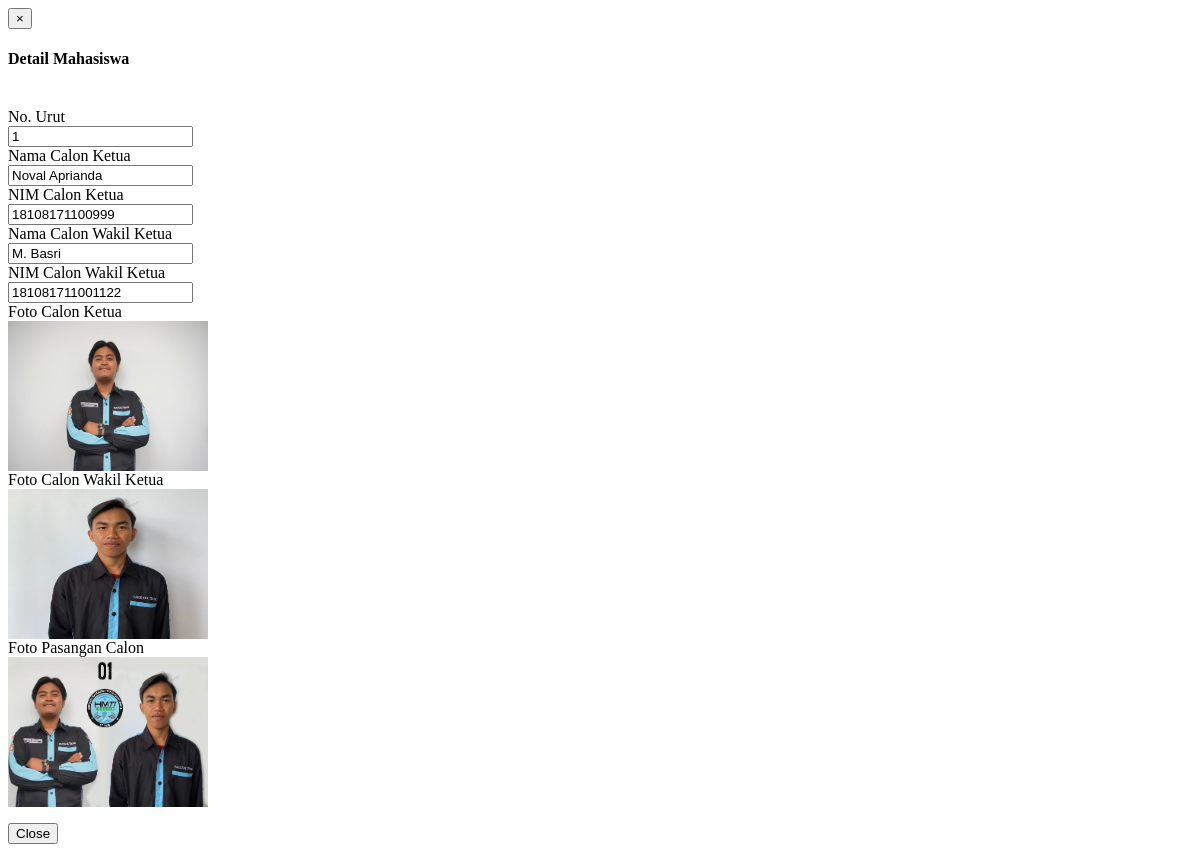
The page /admin/calonview.php?code=1 on the database as committed earlier.
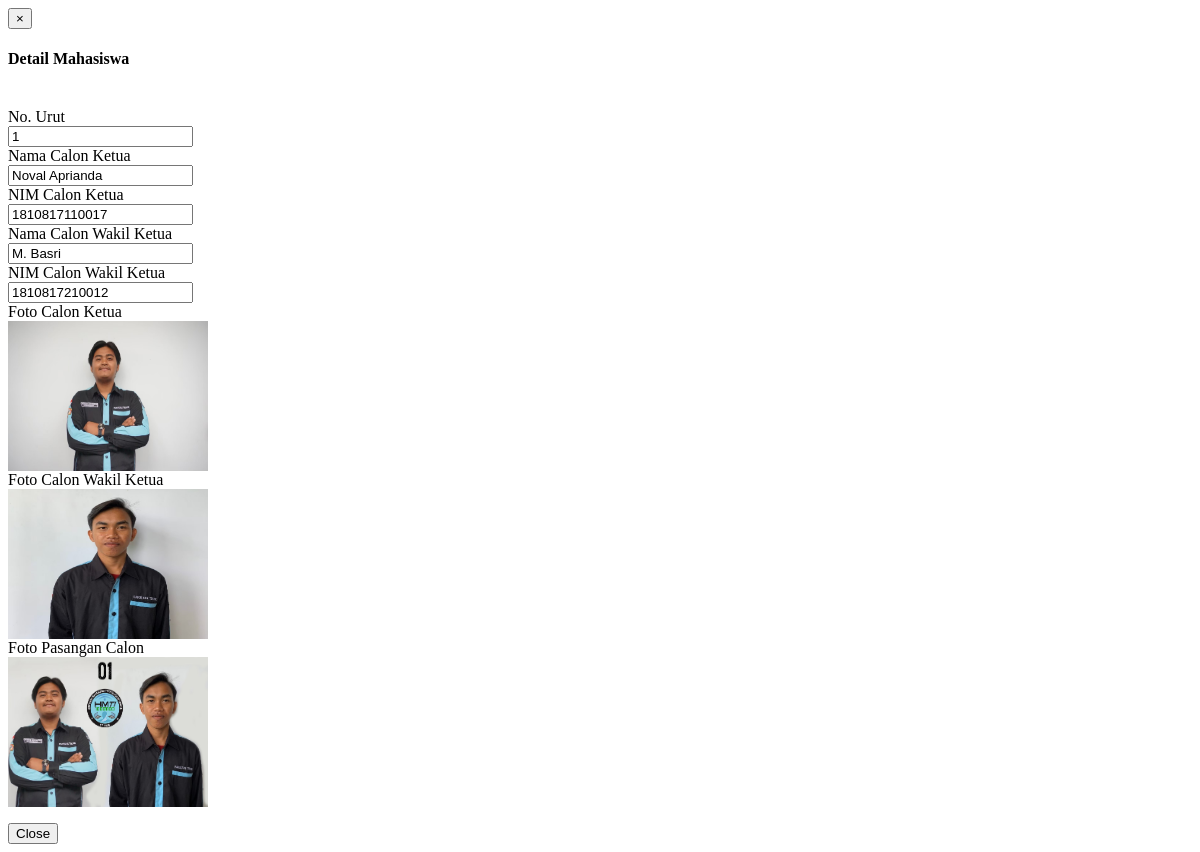
The same page on the database as committed later.
### tables this page shows
CREATE TABLE `calon` (
  `no_urut` int(11) NOT NULL,
  `nim_calon_ketua` varchar(15) NOT NULL,
  `nim_calon_wakil` varchar(15) NOT NULL,
  `foto_pasangan_calon` varchar(250) NOT NULL
);

CREATE TABLE `biodata_calon` (
  `nim_calon` varchar(15) NOT NULL,
  `nama_calon` varchar(50) NOT NULL,
  `angkatan` int(11) NOT NULL,
  `tempat_lahir` varchar(25) NOT NULL,
  `tanggal_lahir` date NOT NULL,
  `jenis_kelamin` varchar(15) NOT NULL,
  `foto` varchar(250) NOT NULL,
  `instagram` varchar(25) NOT NULL
);

### admin/calonview.php (the view, shortened to what this page needs)
	<link rel="stylesheet" href="css/printing.css">
<?php
include('includes/config.php');
if($_GET) {
	$Kode = $_GET['code'];
	$mySql ="SELECT * FROM calon WHERE no_urut ='$Kode'";
	$myQry = mysqli_query($koneksidb, $mySql);
	$result = mysqli_fetch_array($myQry);
	$ketua = $result['nim_calon_ketua'];
	$wakil = $result['nim_calon_wakil'];
	$mySqlkt ="SELECT * FROM biodata_calon WHERE nim_calon ='$ketua'";
	$myQrykt = mysqli_query($koneksidb, $mySqlkt);
	$resultkt = mysqli_fetch_array($myQrykt);
	$mySqlwk ="SELECT * FROM biodata_calon WHERE nim_calon ='$wakil'";
	$myQrywk = mysqli_query($koneksidb, $mySqlwk);
	$resultwk = mysqli_fetch_array($myQrywk);
}
else {
	echo "NIM Mahasiswa Tidak Terbaca";
	exit;
}
?>
<html>
<head>
</head>
<body>
<div id="section-to-print">
<div class="modal-header">
	<button type="button" class="close" data-dismiss="modal"><span aria-hidden="true">×</span></button>
	<h4 class="modal-title" id="myModalLabel">Detail Mahasiswa</h4>
</div>
<div><br/></div>
<form id="theform" data-parsley-validate class="form-horizontal form-label-left" action="<?php $_SERVER['PHP_SELF']; ?>" method="post" enctype="multipart/form-data">
	<div class="form-group">
		<label class="control-label col-md-3 col-sm-3 col-xs-12" for="nama">No. Urut</label>
			<div class="col-md-6 col-sm-6 col-xs-12">
				<input type="text" id="nis" required="required" class="form-control col-md-7 col-xs-12" name="no" data-parsley-error-message="Field ini harus diisi" value="<?php echo $result['no_urut'];?>" readonly>
			</div>
	</div>
	<div class="form-group">
		<label class="control-label col-md-3 col-sm-3 col-xs-12" for="nama">Nama Calon Ketua</label>
			<div class="col-md-6 col-sm-6 col-xs-12">
				<input type="text" id="nis" required="required" class="form-control col-md-7 col-xs-12" name="nama" data-parsley-error-message="Field ini harus diisi" value="<?php echo $resultkt['nama_calon'];?>" readonly>
			</div>
	</div>
	<div class="form-group">
		<label class="control-label col-md-3 col-sm-3 col-xs-12" for="nama">NIM Calon Ketua</label>
			<div class="col-md-6 col-sm-6 col-xs-12">
				<input type="text" id="nis" required="required" class="form-control col-md-7 col-xs-12" name="nama" data-parsley-error-message="Field ini harus diisi" value="<?php echo $result['nim_calon_ketua'];?>" readonly>
			</div>
	</div>
	<div class="form-group">
		<label class="control-label col-md-3 col-sm-3 col-xs-12" for="nama">Nama Calon Wakil Ketua</label>
			<div class="col-md-6 col-sm-6 col-xs-12">
				<input type="text" id="nis" required="required" class="form-control col-md-7 col-xs-12" name="nama" data-parsley-error-message="Field ini harus diisi" value="<?php echo $resultwk['nama_calon'];?>" readonly>
			</div>
	</div>
	<div class="form-group">
		<label class="control-label col-md-3 col-sm-3 col-xs-12" for="nama">NIM Calon Wakil Ketua</label>
			<div class="col-md-6 col-sm-6 col-xs-12">
				<input type="text" id="nis" required="required" class="form-control col-md-7 col-xs-12" name="nama" data-parsley-error-message="Field ini harus diisi" value="<?php echo $result['nim_calon_wakil'];?>" readonly>
			</div>
	</div>
	<div class="form-group">
		<label class="control-label col-md-3 col-sm-3 col-xs-12" for="nama">Foto Calon Ketua</label>
			<div class="col-md-6 col-sm-6 col-xs-12">
				<img src="../images/<?php echo htmlentities($resultkt['foto']);?>" width="200" height="150">
			</div>
	</div>
	<div class="form-group">
		<label class="control-label col-md-3 col-sm-3 col-xs-12" for="nama">Foto Calon Wakil Ketua</label>
			<div class="col-md-6 col-sm-6 col-xs-12">
				<img src="../images/<?php echo htmlentities($resultwk['foto']);?>" width="200" height="150">
			</div>
	</div>
	<div class="form-group">
		<label class="control-label col-md-3 col-sm-3 col-xs-12" for="nama">Foto Pasangan Calon</label>
			<div class="col-md-6 col-sm-6 col-xs-12">
				<img src="../images/<?php echo htmlentities($result['foto_pasangan_calon']);?>" width="200" height="150">
			</div>
	</div>
	</form>
	<div class="modal-footer">
	<button type="button" class="btn btn-default" data-dismiss="modal">Close</button>
	</div>
</div>
</body>
</html>

Rows that differ between the two databases and show on the page:
changed calon id 1: nama "18108171100999" → "1810817110017"; nama "181081711001122" → "1810817210012"
